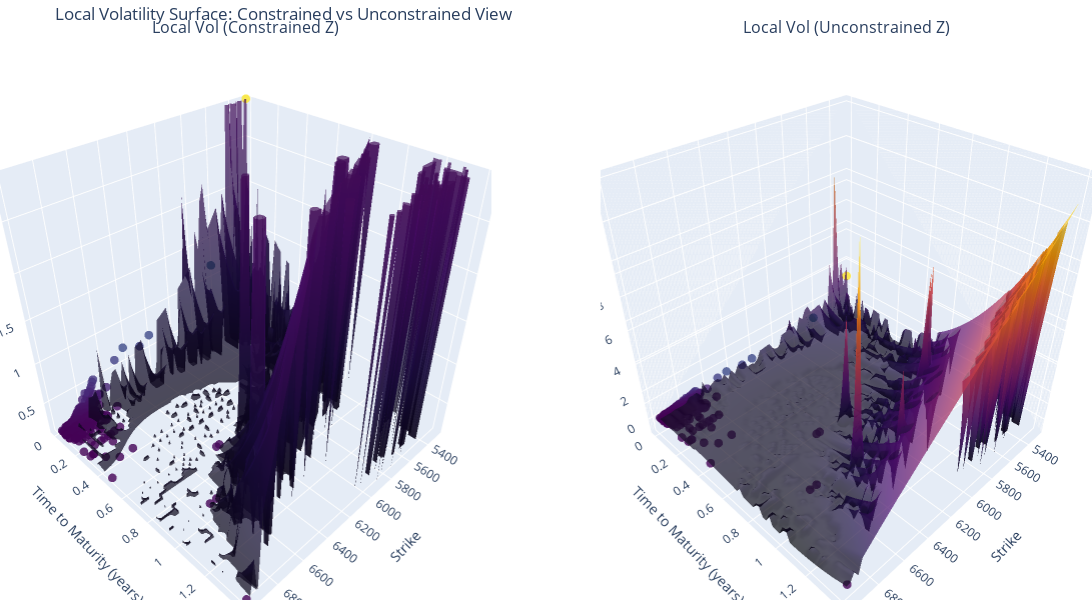

Here is the notebook cell this chart was saved with:
### Markdown cell above
### local Vol using regression

### Code cell
impvol_interp = regres
params = [calls["S0"].iloc[0],calls["r"].iloc[0],impvol_interp]
local_vol_surface_ = get_local_vol_surface(calls,params)
plot_local_vol_surface(calls,local_vol_surface_)

### Figure 1 — Plotly figure (JSON) as saved in the notebook; plotly's stock layout.template omitted (floating-point values rounded to 4 significant figures; data arrays with more than 128 entries replaced by an {"elided": "..."} marker saying what was removed)
{"data": [{"marker": {"color": {"elided": "270 float values"}, "colorscale": [[0, "#440154"], [0.1111, "#482878"], [0.2222, "#3e4989"], [0.3333, "#31688e"], [0.4444, "#26828e"], [0.5556, "#1f9e89"], [0.6667, "#35b779"], [0.7778, "#6ece58"], [0.8889, "#b5de2b"], [1, "#fde725"]], "opacity": 0.8, "size": 3}, "mode": "markers", "name": "Data Points", "scene": "scene", "showlegend": false, "type": "scatter3d", "x": {"elided": "270 float values"}, "y": {"elided": "270 float values"}, "z": {"elided": "270 float values"}}, {"colorscale": [[0, "#000004"], [0.1111, "#1b0c41"], [0.2222, "#4a0c6b"], [0.3333, "#781c6d"], [0.4444, "#a52c60"], [0.5556, "#cf4446"], [0.6667, "#ed6925"], [0.7778, "#fb9b06"], [0.8889, "#f7d13d"], [1, "#fcffa4"]], "opacity": 0.7, "scene": "scene", "showlegend": false, "showscale": false, "type": "surface", "x": {"elided": "60x60 float values"}, "y": {"elided": "60x60 float values"}, "z": {"elided": "60x60 float values"}}, {"marker": {"color": {"elided": "270 float values"}, "colorscale": [[0, "#440154"], [0.1111, "#482878"], [0.2222, "#3e4989"], [0.3333, "#31688e"], [0.4444, "#26828e"], [0.5556, "#1f9e89"], [0.6667, "#35b779"], [0.7778, "#6ece58"], [0.8889, "#b5de2b"], [1, "#fde725"]], "opacity": 0.8, "size": 3}, "mode": "markers", "name": "Data Points", "scene": "scene2", "showlegend": false, "type": "scatter3d", "x": {"elided": "270 float values"}, "y": {"elided": "270 float values"}, "z": {"elided": "270 float values"}}, {"colorscale": [[0, "#000004"], [0.1111, "#1b0c41"], [0.2222, "#4a0c6b"], [0.3333, "#781c6d"], [0.4444, "#a52c60"], [0.5556, "#cf4446"], [0.6667, "#ed6925"], [0.7778, "#fb9b06"], [0.8889, "#f7d13d"], [1, "#fcffa4"]], "opacity": 0.7, "scene": "scene2", "showlegend": false, "showscale": false, "type": "surface", "x": {"elided": "60x60 float values"}, "y": {"elided": "60x60 float values"}, "z": {"elided": "60x60 float values"}}], "layout": {"annotations": [{"font": {"size": 16}, "showarrow": false, "text": "Local Vol (Constrained Z)", "x": 0.225, "xanchor": "center", "xref": "paper", "y": 1, "yanchor": "bottom", "yref": "paper"}, {"font": {"size": 16}, "showarrow": false, "text": "Local Vol (Unconstrained Z)", "x": 0.775, "xanchor": "center", "xref": "paper", "y": 1, "yanchor": "bottom", "yref": "paper"}], "height": 600, "margin": {"b": 0, "l": 0, "r": 0, "t": 40}, "scene": {"domain": {"x": [0, 0.45], "y": [0, 1]}, "xaxis": {"title": {"text": "Strike"}}, "yaxis": {"title": {"text": "Time to Maturity (years)"}}, "zaxis": {"range": [0.1019, 2.926], "title": {"text": "Volatility"}}}, "scene2": {"domain": {"x": [0.55, 1], "y": [0, 1]}, "xaxis": {"title": {"text": "Strike"}}, "yaxis": {"title": {"text": "Time to Maturity (years)"}}, "zaxis": {"title": {"text": "Volatility"}}}, "title": {"text": "Local Volatility Surface: Constrained vs Unconstrained View"}, "width": 1200}}
